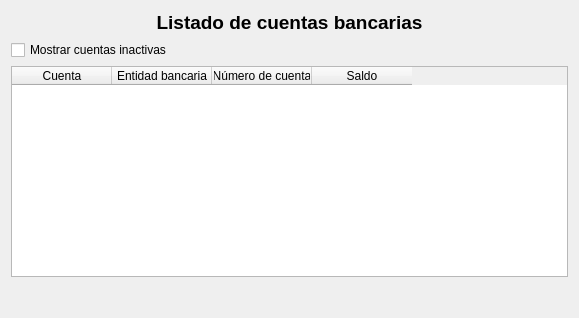
<?xml version="1.0" encoding="UTF-8"?>
<ui version="4.0">
 <class>wdgCuentas</class>
 <widget class="QWidget" name="wdgCuentas">
  <property name="geometry">
   <rect>
    <x>0</x>
    <y>0</y>
    <width>579</width>
    <height>318</height>
   </rect>
  </property>
  <property name="windowTitle">
   <string>Form</string>
  </property>
  <layout class="QVBoxLayout" name="verticalLayout_3">
   <item>
    <layout class="QVBoxLayout" name="verticalLayout_2">
     <item>
      <layout class="QVBoxLayout" name="verticalLayout">
       <item>
        <widget class="QLabel" name="lbl">
         <property name="font">
          <font>
           <pointsize>14</pointsize>
           <weight>75</weight>
           <bold>true</bold>
          </font>
         </property>
         <property name="text">
          <string>Listado de cuentas bancarias</string>
         </property>
         <property name="alignment">
          <set>Qt::AlignCenter</set>
         </property>
        </widget>
       </item>
       <item>
        <widget class="QCheckBox" name="chkInactivas">
         <property name="text">
          <string>Mostrar cuentas inactivas</string>
         </property>
        </widget>
       </item>
       <item>
        <widget class="myQTableWidget" name="tblCuentas">
         <property name="contextMenuPolicy">
          <enum>Qt::CustomContextMenu</enum>
         </property>
         <property name="alternatingRowColors">
          <bool>true</bool>
         </property>
         <property name="selectionMode">
          <enum>QAbstractItemView::SingleSelection</enum>
         </property>
         <property name="selectionBehavior">
          <enum>QAbstractItemView::SelectRows</enum>
         </property>
         <property name="sortingEnabled">
          <bool>true</bool>
         </property>
         <attribute name="verticalHeaderVisible">
          <bool>false</bool>
         </attribute>
         <attribute name="verticalHeaderCascadingSectionResizes">
          <bool>false</bool>
         </attribute>
         <column>
          <property name="text">
           <string>Cuenta</string>
          </property>
         </column>
         <column>
          <property name="text">
           <string>Entidad bancaria</string>
          </property>
         </column>
         <column>
          <property name="text">
           <string>Número de cuenta</string>
          </property>
         </column>
         <column>
          <property name="text">
           <string>Saldo</string>
          </property>
         </column>
        </widget>
       </item>
      </layout>
     </item>
     <item>
      <widget class="QWidget" name="wdgIBM" native="true"/>
     </item>
    </layout>
   </item>
   <item>
    <widget class="QLabel" name="lblTotal">
     <property name="font">
      <font>
       <pointsize>12</pointsize>
       <weight>75</weight>
       <bold>true</bold>
      </font>
     </property>
     <property name="text">
      <string/>
     </property>
     <property name="alignment">
      <set>Qt::AlignCenter</set>
     </property>
    </widget>
   </item>
  </layout>
  <action name="actionCuentaNueva">
   <property name="icon">
    <iconset resource="../images/xulpymoney.qrc">
     <normaloff>:/xulpymoney/add.png</normaloff>:/xulpymoney/add.png</iconset>
   </property>
   <property name="text">
    <string>Nueva Cuenta</string>
   </property>
   <property name="toolTip">
    <string>Nueva Cuenta</string>
   </property>
  </action>
  <action name="actionCuentaEstudio">
   <property name="icon">
    <iconset resource="../images/xulpymoney.qrc">
     <normaloff>:/xulpymoney/report2.png</normaloff>:/xulpymoney/report2.png</iconset>
   </property>
   <property name="text">
    <string>Estudio de la Cuenta</string>
   </property>
   <property name="toolTip">
    <string>Estudio de la Cuenta</string>
   </property>
  </action>
  <action name="actionCuentaBorrar">
   <property name="icon">
    <iconset resource="../images/xulpymoney.qrc">
     <normaloff>:/xulpymoney/list-remove.png</normaloff>:/xulpymoney/list-remove.png</iconset>
   </property>
   <property name="text">
    <string>Borrar cuenta bancaria</string>
   </property>
   <property name="toolTip">
    <string>Borrar cuenta bancaria</string>
   </property>
  </action>
  <action name="actionActiva">
   <property name="checkable">
    <bool>true</bool>
   </property>
   <property name="text">
    <string>¿Está activa?</string>
   </property>
   <property name="toolTip">
    <string>¿Está activa?</string>
   </property>
  </action>
  <action name="actionTransferencia">
   <property name="icon">
    <iconset resource="../images/xulpymoney.qrc">
     <normaloff>:/xulpymoney/transfer.png</normaloff>:/xulpymoney/transfer.png</iconset>
   </property>
   <property name="text">
    <string>Transferencia</string>
   </property>
   <property name="toolTip">
    <string>Transferencia</string>
   </property>
  </action>
 </widget>
 <customwidgets>
  <customwidget>
   <class>myQTableWidget</class>
   <extends>QTableWidget</extends>
   <header location="global">myqtablewidget</header>
  </customwidget>
 </customwidgets>
 <resources>
  <include location="../images/xulpymoney.qrc"/>
 </resources>
 <connections/>
</ui>
